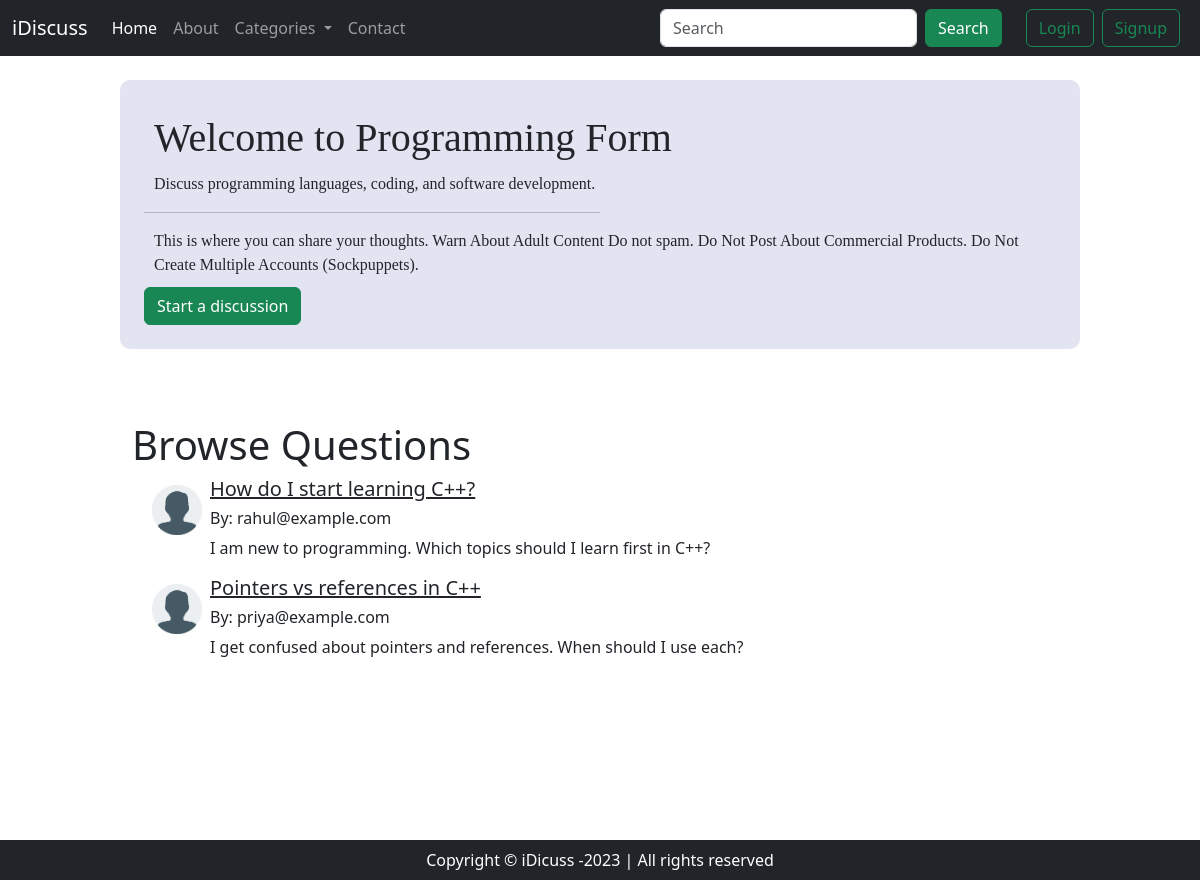
The page /threads_list.php?cat_id=1 on the database its author committed.
### tables this page shows
CREATE TABLE IF NOT EXISTS categories (
    category_id INT NOT NULL AUTO_INCREMENT,
    category_name VARCHAR(255) NOT NULL,
    category_description TEXT NOT NULL,
    created DATETIME NOT NULL DEFAULT CURRENT_TIMESTAMP,
    PRIMARY KEY (category_id)
);

CREATE TABLE IF NOT EXISTS threads (
    thread_id INT NOT NULL AUTO_INCREMENT,
    thread_title VARCHAR(255) NOT NULL,
    thread_desc TEXT NOT NULL,
    thread_user_id INT NOT NULL,
    thread_cat_id INT NOT NULL,
    `timestamp` DATETIME NOT NULL DEFAULT CURRENT_TIMESTAMP,
    PRIMARY KEY (thread_id),
    FULLTEXT KEY ft_threads_title_desc (thread_title, thread_desc),
    KEY idx_threads_category (thread_cat_id),
    KEY idx_threads_user (thread_user_id)
);

CREATE TABLE IF NOT EXISTS users (
    user_id INT NOT NULL AUTO_INCREMENT,
    user_email VARCHAR(255) NOT NULL,
    user_pass VARCHAR(255) NOT NULL,
    `timestamp` DATETIME NOT NULL DEFAULT CURRENT_TIMESTAMP,
    PRIMARY KEY (user_id),
    UNIQUE KEY uq_users_email (user_email)
);

### threads_list.php (the view, shortened to what this page needs)
<!doctype html>
<html lang="en">
<head>
    <link href="https://cdn.jsdelivr.net/npm/bootstrap@5.3.1/dist/css/bootstrap.min.css" rel="stylesheet"
>
</head>
<body>
    <?php
        require 'partials/_dbconnect.php' ;
        require 'partials/_nav.php' ;
        ?>
    <?php
        $id = $_GET['cat_id'];
        $sql = 'SELECT * FROM `categories` WHERE `category_id` = '.$id.';';
        $result = mysqli_query($conn,$sql);
        while($row = mysqli_fetch_assoc($result)){
            $cat_name = $row['category_name'];
            $desc = $row['category_description'];
        }
        if(isset($_SESSION['loggedin']) && $_SESSION['loggedin'] == 1){
            $loggedin = true;
            $modal = "newQuestionModal";
        }
        else{
            $modal = "notLoggedinModal";
        }
    ?>
    <div class="container cnt my-4">
        <h1 class="forum_heading">Welcome to
            <?php echo $cat_name; ?> Form
        </h1>
        <p class="forum_desc">
            <?php echo $desc; ?>
        </p>
        <hr width="50%">
        <p class="forum_desc">This is where you can share your thoughts.
            Warn About Adult Content
            Do not spam.
            Do Not Post About Commercial Products.
            Do Not Create Multiple Accounts (Sockpuppets).
        </p>
        <button type="button" class="btn btn-success " data-bs-toggle="modal" data-bs-target="#<?php echo $modal;?>">Start a discussion </button>
    </div>
    <div class="container my-5" style=" max-width:120vh; min-height:40vh">
        <h1>Browse Questions</h1>
        <?php
            $sql = 'SELECT * FROM `threads` WHERE thread_cat_id = '.$id.'';
            $result = mysqli_query($conn,$sql);
            while($row = mysqli_fetch_assoc($result)){
                $thread_id = $row['thread_id'];
                $thread_title = $row['thread_title'];
                $thread_desc = $row['thread_desc'];
                $thread_title = str_replace("<","&lt",$thread_title);
                $thread_title = str_replace("<","&gt",$thread_title);
                $thread_desc = str_replace("<","&lt",$thread_desc);
                $thread_desc = str_replace("<","&gt",$thread_desc);
                $user_id = $row['thread_user_id'];
                $sql2 = 'SELECT user_email FROM `users` WHERE user_id = '.$user_id.'';
                $result2 = mysqli_query($conn,$sql2);
                $row2 = mysqli_fetch_assoc($result2);
                $user = $row2['user_email'];
                echo '
                <div class="container">
                    <img class="mx-2 my-2" src="static/default_user.png" width="50px" style="float:left;" alt="">
                    <h5><a href="thread.php?thread_id='. $thread_id. '" class="text-dark">'.$thread_title.'</a></h5>
                    <h6>By: '.$user.'</h6>
                    <p>'.$thread_desc.'</p>
                </div>';
            }
        ?>
    </div>
    <?php require 'partials/_footer.php' ;?>
</body>
</html>

### threads_list.php (style rules this page uses)
body { min-height: 100vh; }
.cnt { background-color: rgb(226, 229, 241); max-width: 120vh; min-height: 25vh; margin: auto; border-radius: 10px; padding: 2%; }
.forum_heading, .button_thread, .forum_desc { margin: 10px; max-width: 95%; font-family: 'Times New Roman', Times, serif; }

### partials/_footer.php (style rules this page uses)
body { min-height: 110vh; display: flex; flex-direction: column; }

### rows shown on the page
categories: category_name "Programming", category_description "Discuss programming languages, coding, and software development."
threads: thread_title "How do I start learning C++?", users.user_email "rahul@example.com", thread_desc "I am new to programming. Which topics should I learn first in C++?"
threads: thread_title "Pointers vs references in C++", users.user_email "priya@example.com", thread_desc "I get confused about pointers and references. When should I use each?"
